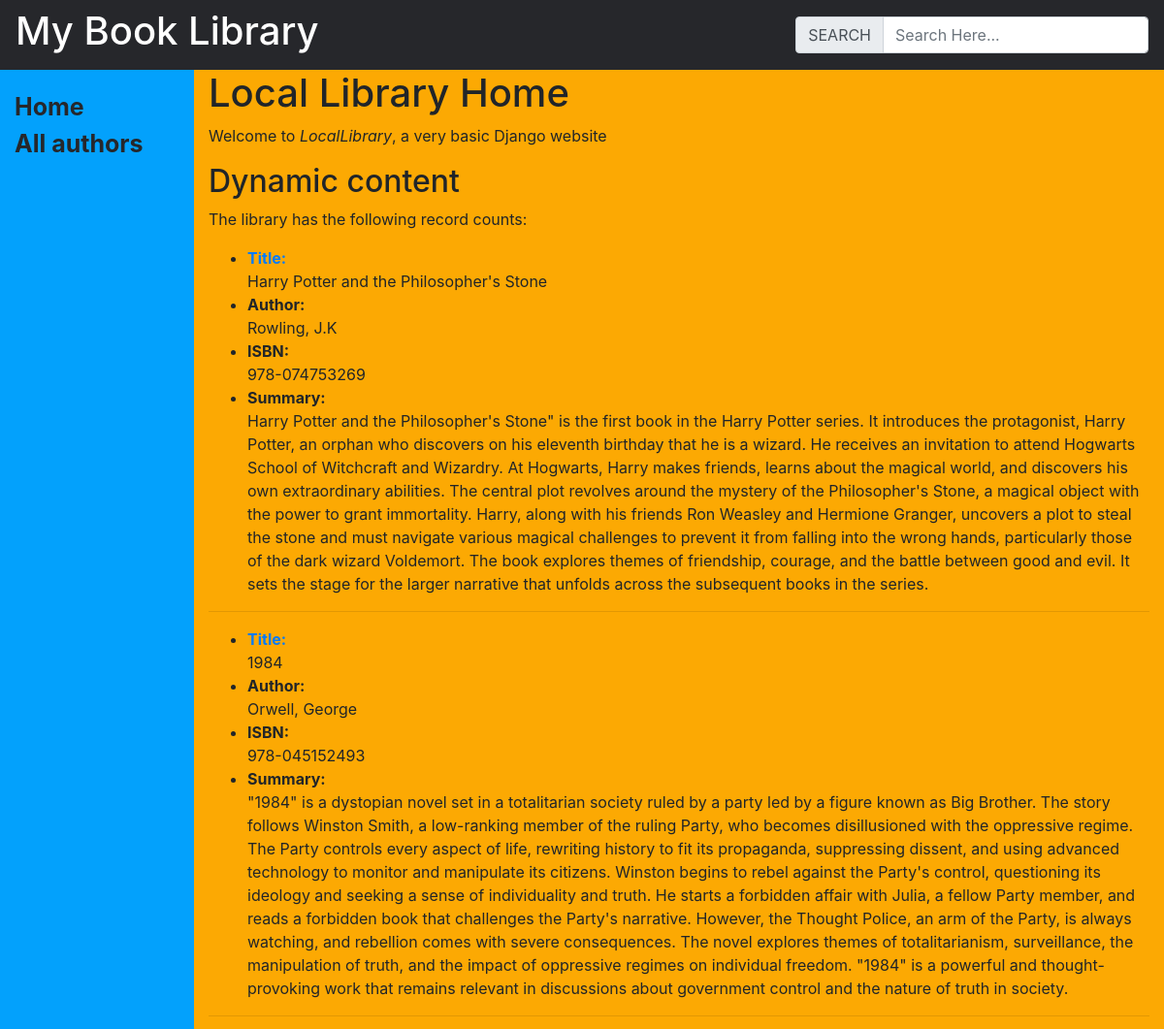
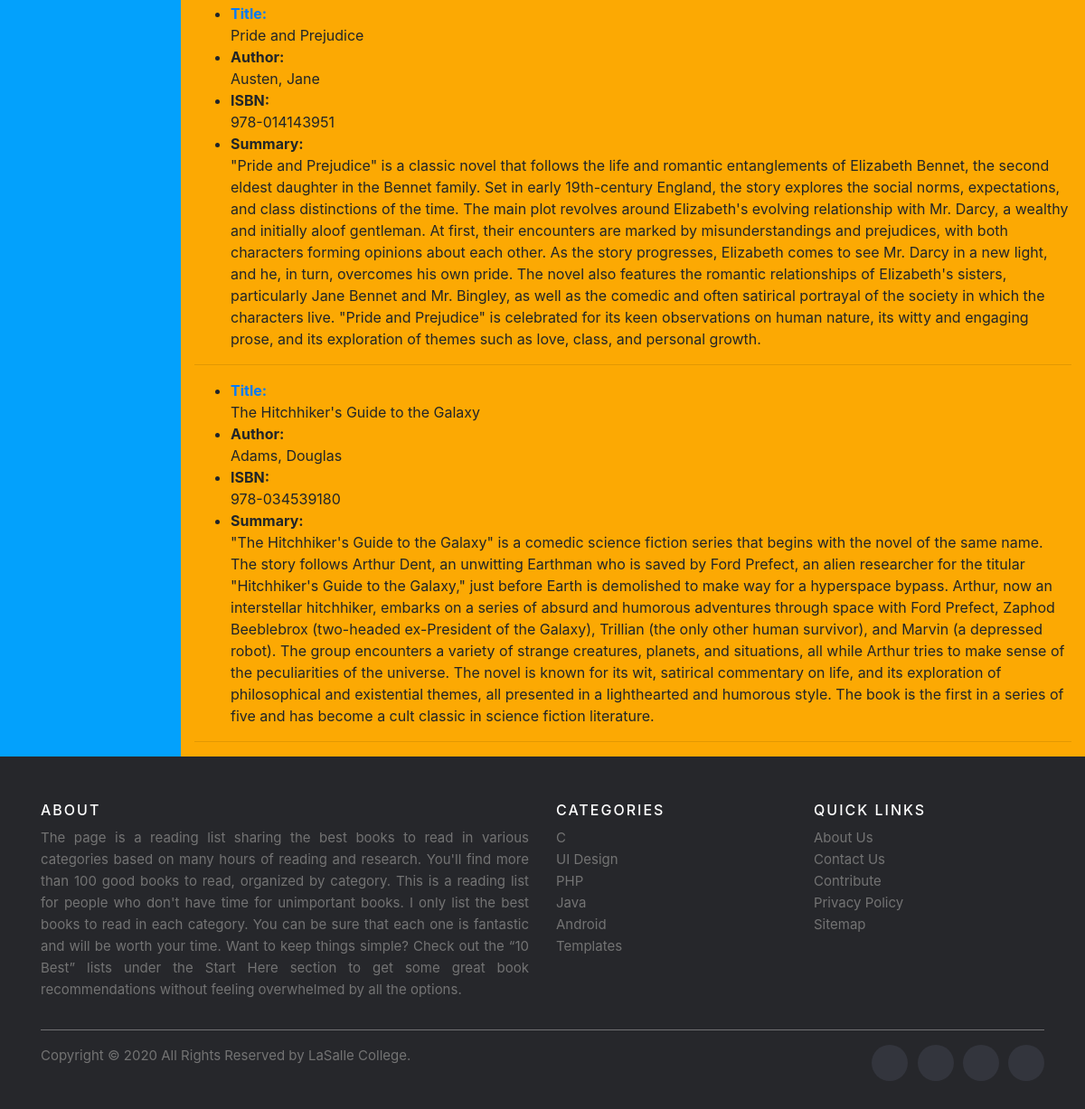
The page / on the database its author committed (2 pictures, top to bottom).
### mylibrary/models.py (models this page shows, shortened)
class Book(models.Model):
    title = models.CharField(max_length=200)
    author = models.ForeignKey(Author, on_delete=models.CASCADE)
    summary = models.TextField()
    isbn = models.CharField(max_length=13)
    genre = models.ManyToManyField(Genre)

class Author(models.Model):
    first_name = models.CharField(max_length=200)
    last_name = models.CharField(max_length=200)
    date_of_birth = models.DateField(default=timezone.now)
    def __str__(self):
        return f"{self.last_name}, {self.first_name}"

### mylibrary/views.py (the view)
# urls.py: 2. Add a URL to urlpatterns:  path('', views.home, name='home')
def home(request):
    return render(request, 'mylibrary/index.html', {'books' : Book.objects.all()})

### mylibrary/templates/mylibrary/index.html
{% extends "mylibrary/base_generic.html" %} {% block content %}
<h1>Local Library Home</h1>
<p>Welcome to <em>LocalLibrary</em>, a very basic Django website</p>
<h2>Dynamic content</h2>
<p>The library has the following record counts:</p>
{% for book in books %}
<ul>
  <li>
    <strong><a href="{% url 'book_instance' book.id %}">Title:</a></strong>
    <br />{{ book.title }}
  </li>
  <li><strong>Author:</strong> <br />{{book.author}}</li>
  <li><strong>ISBN:</strong> <br />{{book.isbn}}</li>
  <li>
    <strong>Summary:</strong> <br />
    {{book.summary}}
  </li>
</ul>
<hr />
{% endfor %} {% endblock %}

### mylibrary/templates/mylibrary/base_generic.html (shortened to what this page needs)
{% load static %}
<!DOCTYPE html>
<html lang="en">
  <head>
    <link
      rel="stylesheet"
      href="https://cdn.jsdelivr.net/npm/bootstrap@4.5.3/dist/css/bootstrap.min.css"
    />
    <link rel="stylesheet" type="text/css" href="{% static 'styles.css' %}" />
  </head>
  <body>
    <nav
      class="navbar navbar-light"
      style="background-color: #26272b; color: #fff"
    >
      <h1>My Book Library</h1>
      <form class="form-inline">
        <div class="input-group">
          <div class="input-group-prepend">
            <span class="input-group-text" id="basic-addon1">SEARCH</span>
          </div>
          <input
            type="text"
            class="form-control"
            placeholder="Search Here..."
            aria-label="Username"
            aria-describedby="basic-addon1"
          />
        </div>
      </form>
    </nav>
    <div class="container-fluid" style="background-color: #03a1fc" id="nav-bar">
      <div class="row">
        <div class="col-sm-2">
          <ul class="sidebar-nav">
            <li><a href="{% url 'homepage' %}">Home</a></li>
            <li><a href="{% url 'authors' %}">All authors</a></li>
          </ul>
        </div>
        <div class="col-sm-10" style="background-color: #fca903" id="main-bar">
          {% block content %}{% endblock %}
        </div>
      </div>
    </div>
    <footer class="site-footer">
      <div class="container">
        <div class="row">
          <div class="col-sm-12 col-md-6">
            <h6>About</h6>
            <p class="text-justify">
              The page is a reading list sharing the best books to read in
              various categories based on many hours of reading and research.
              You'll find more than 100 good books to read, organized by
              category. This is a reading list for people who don't have time
              for unimportant books. I only list the best books to read in each
              category. You can be sure that each one is fantastic and will be
              worth your time. Want to keep things simple? Check out the “10
              Best” lists under the Start Here section to get some great book
              recommendations without feeling overwhelmed by all the options.
            </p>
          </div>
          <div class="col-xs-6 col-md-3">
            <h6>Categories</h6>
            <ul class="footer-links">
              <li><a href="http://scanfcode.com/category/c-language/">C</a></li>
              <li>
                <a href="http://scanfcode.com/category/front-end-development/"
                  >UI Design</a
                >
              </li>
              <li>
                <a href="http://scanfcode.com/category/back-end-development/"
                  >PHP</a
                >
              </li>
              <li>
                <a
                  href="http://scanfcode.com/category/java-programming-language/"
                  >Java</a
                >
              </li>
              <li>
                <a href="http://scanfcode.com/category/android/">Android</a>
              </li>
              <li>
                <a href="http://scanfcode.com/category/templates/">Templates</a>
              </li>
            </ul>
          </div>
          <div class="col-xs-6 col-md-3">
            <h6>Quick Links</h6>
            <ul class="footer-links">
              <li><a href="http://scanfcode.com/about/">About Us</a></li>
              <li><a href="http://scanfcode.com/contact/">Contact Us</a></li>
              <li>
                <a href="http://scanfcode.com/contribute-at-scanfcode/"
                  >Contribute</a
                >
              </li>
              <li>
                <a href="http://scanfcode.com/privacy-policy/"
                  >Privacy Policy</a
                >
              </li>
              <li><a href="http://scanfcode.com/sitemap/">Sitemap</a></li>
            </ul>
          </div>
        </div>
        <hr />
      </div>
      <div class="container">
        <div class="row">
          <div class="col-md-8 col-sm-6 col-xs-12">
            <p class="copyright-text">
              Copyright &copy; 2020 All Rights Reserved by
              <a href="#">LaSalle College</a>.
            </p>
          </div>
          <div class="col-md-4 col-sm-6 col-xs-12">
            <ul class="social-icons">
              <li>
                <a class="facebook" href="#"></a>
              </li>
              <li>
                <a class="twitter" href="#"></a>
              </li>
              <li>
                <a class="dribbble" href="#"></a>
              </li>
              <li>
                <a class="linkedin" href="#"></a>
              </li>
            </ul>
          </div>
        </div>
      </div>
    </footer>
  </body>
</html>

### mylibrary/static/styles.css (style rules this page uses)
.sidebar-nav { margin-top: 20px; padding: 0; list-style: none; color:#fca903; }
.sidebar-nav a { color:#26272b; font-size:25px; font-weight:bold; text-decoration:none; }
.site-footer { background-color:#26272b; padding:45px 0 20px; font-size:15px; line-height:24px; color:#737373; }
.site-footer hr { border-top-color:#bbb; opacity:0.5 }
.site-footer h6 { color:#fff; font-size:16px; text-transform:uppercase; margin-top:5px; letter-spacing:2px }
.site-footer a { color:#737373; }
.footer-links { padding-left:0; list-style:none }
.footer-links li { display:block }
.footer-links a { color:#737373 }
.site-footer .social-icons { text-align:right }
.site-footer .social-icons a { width:40px; height:40px; line-height:40px; margin-left:6px; margin-right:0; border-radius:100%; background-color:#33353d }
.copyright-text { margin:0 }
.social-icons { padding-left:0; margin-bottom:0; list-style:none }
.social-icons li { display:inline-block; margin-bottom:4px }
.social-icons a { background-color:#eceeef; color:#818a91; font-size:16px; display:inline-block; line-height:44px; width:44px; height:44px; text-align:center; margin-right:8px; border-radius:100%; -webkit-transition:all .2s linear; -o-transition:all .2s linear; transition:all .2s linear }

### rows shown on the page
Book: title "Harry Potter and the Philosopher's Stone", author "Rowling, J.K", isbn "978-074753269", summary "Harry Potter and the Philosopher's Stone\" is the first book in the Harry Potter series. It introduces the protagonist, Harry Potter, an orphan who discovers on his eleventh birthday that he is a wizard. He receives an invitation to attend Hogwarts School of Witchcraft and Wizardry. At Hogwarts, Harry makes friends, learns about the magical world, and discovers his own extraordinary abilities. The central plot revolves around the mystery of the Philosopher's Stone, a magical object with the power to grant immortality. Harry, along with his friends Ron Weasley and Hermione Granger, uncovers a plot to steal the stone and must navigate various magical challenges to prevent it from falling into…"
Book: title "1984", author "Orwell, George", isbn "978-045152493", summary "\"1984\" is a dystopian novel set in a totalitarian society ruled by a party led by a figure known as Big Brother. The story follows Winston Smith, a low-ranking member of the ruling Party, who becomes disillusioned with the oppressive regime. The Party controls every aspect of life, rewriting history to fit its propaganda, suppressing dissent, and using advanced technology to monitor and manipulate its citizens. Winston begins to rebel against the Party's control, questioning its ideology and seeking a sense of individuality and truth. He starts a forbidden affair with Julia, a fellow Party member, and reads a forbidden book that challenges the Party's narrative. However, the Thought Police,…"
Book: title "Pride and Prejudice", author "Austen, Jane", isbn "978-014143951", summary "\"Pride and Prejudice\" is a classic novel that follows the life and romantic entanglements of Elizabeth Bennet, the second eldest daughter in the Bennet family. Set in early 19th-century England, the story explores the social norms, expectations, and class distinctions of the time. The main plot revolves around Elizabeth's evolving relationship with Mr. Darcy, a wealthy and initially aloof gentleman. At first, their encounters are marked by misunderstandings and prejudices, with both characters forming opinions about each other. As the story progresses, Elizabeth comes to see Mr. Darcy in a new light, and he, in turn, overcomes his own pride. The novel also features the romantic…"
Book: title "The Hitchhiker's Guide to the Galaxy", author "Adams, Douglas", isbn "978-034539180", summary "\"The Hitchhiker's Guide to the Galaxy\" is a comedic science fiction series that begins with the novel of the same name. The story follows Arthur Dent, an unwitting Earthman who is saved by Ford Prefect, an alien researcher for the titular \"Hitchhiker's Guide to the Galaxy,\" just before Earth is demolished to make way for a hyperspace bypass. Arthur, now an interstellar hitchhiker, embarks on a series of absurd and humorous adventures through space with Ford Prefect, Zaphod Beeblebrox (two-headed ex-President of the Galaxy), Trillian (the only other human survivor), and Marvin (a depressed robot). The group encounters a variety of strange creatures, planets, and situations, all while Arthur…"
